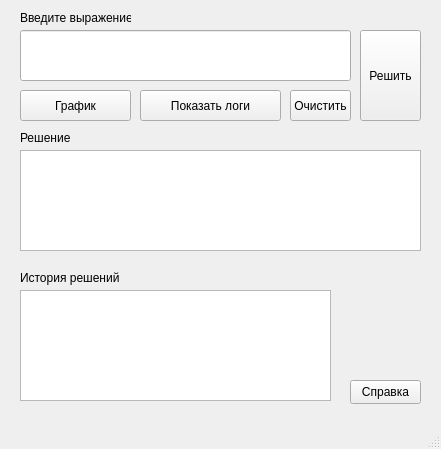
<?xml version="1.0" encoding="UTF-8"?>
<ui version="4.0">
 <class>MainWindow</class>
 <widget class="QMainWindow" name="MainWindow">
  <property name="geometry">
   <rect>
    <x>0</x>
    <y>0</y>
    <width>441</width>
    <height>449</height>
   </rect>
  </property>
  <property name="windowTitle">
   <string>MainWindow</string>
  </property>
  <widget class="QWidget" name="centralwidget">
   <widget class="QLabel" name="label">
    <property name="geometry">
     <rect>
      <x>20</x>
      <y>10</y>
      <width>111</width>
      <height>16</height>
     </rect>
    </property>
    <property name="text">
     <string>Введите выражение</string>
    </property>
   </widget>
   <widget class="QLabel" name="label_2">
    <property name="geometry">
     <rect>
      <x>20</x>
      <y>130</y>
      <width>71</width>
      <height>16</height>
     </rect>
    </property>
    <property name="text">
     <string>Решение</string>
    </property>
   </widget>
   <widget class="QLabel" name="label_3">
    <property name="geometry">
     <rect>
      <x>20</x>
      <y>270</y>
      <width>111</width>
      <height>16</height>
     </rect>
    </property>
    <property name="text">
     <string>История решений</string>
    </property>
   </widget>
   <widget class="QLineEdit" name="inputLineEdit">
    <property name="geometry">
     <rect>
      <x>20</x>
      <y>30</y>
      <width>331</width>
      <height>51</height>
     </rect>
    </property>
   </widget>
   <widget class="QTextBrowser" name="outputLineEdit">
    <property name="geometry">
     <rect>
      <x>20</x>
      <y>150</y>
      <width>401</width>
      <height>101</height>
     </rect>
    </property>
   </widget>
   <widget class="QListWidget" name="historyListWidget">
    <property name="geometry">
     <rect>
      <x>20</x>
      <y>290</y>
      <width>311</width>
      <height>111</height>
     </rect>
    </property>
   </widget>
   <widget class="QPushButton" name="calcBut">
    <property name="geometry">
     <rect>
      <x>360</x>
      <y>30</y>
      <width>61</width>
      <height>91</height>
     </rect>
    </property>
    <property name="text">
     <string>Решить</string>
    </property>
   </widget>
   <widget class="QPushButton" name="clearBut">
    <property name="geometry">
     <rect>
      <x>290</x>
      <y>90</y>
      <width>61</width>
      <height>31</height>
     </rect>
    </property>
    <property name="text">
     <string>Очистить</string>
    </property>
   </widget>
   <widget class="QPushButton" name="helpBut">
    <property name="geometry">
     <rect>
      <x>350</x>
      <y>380</y>
      <width>71</width>
      <height>24</height>
     </rect>
    </property>
    <property name="text">
     <string>Справка</string>
    </property>
   </widget>
   <widget class="QPushButton" name="showLogsButton">
    <property name="geometry">
     <rect>
      <x>140</x>
      <y>90</y>
      <width>141</width>
      <height>31</height>
     </rect>
    </property>
    <property name="text">
     <string>Показать логи</string>
    </property>
   </widget>
   <widget class="QPushButton" name="showGraphButton">
    <property name="geometry">
     <rect>
      <x>20</x>
      <y>90</y>
      <width>111</width>
      <height>31</height>
     </rect>
    </property>
    <property name="text">
     <string>График</string>
    </property>
   </widget>
  </widget>
  <widget class="QMenuBar" name="menubar">
   <property name="geometry">
    <rect>
     <x>0</x>
     <y>0</y>
     <width>441</width>
     <height>21</height>
    </rect>
   </property>
  </widget>
  <widget class="QStatusBar" name="statusbar"/>
 </widget>
 <resources/>
 <connections/>
</ui>
